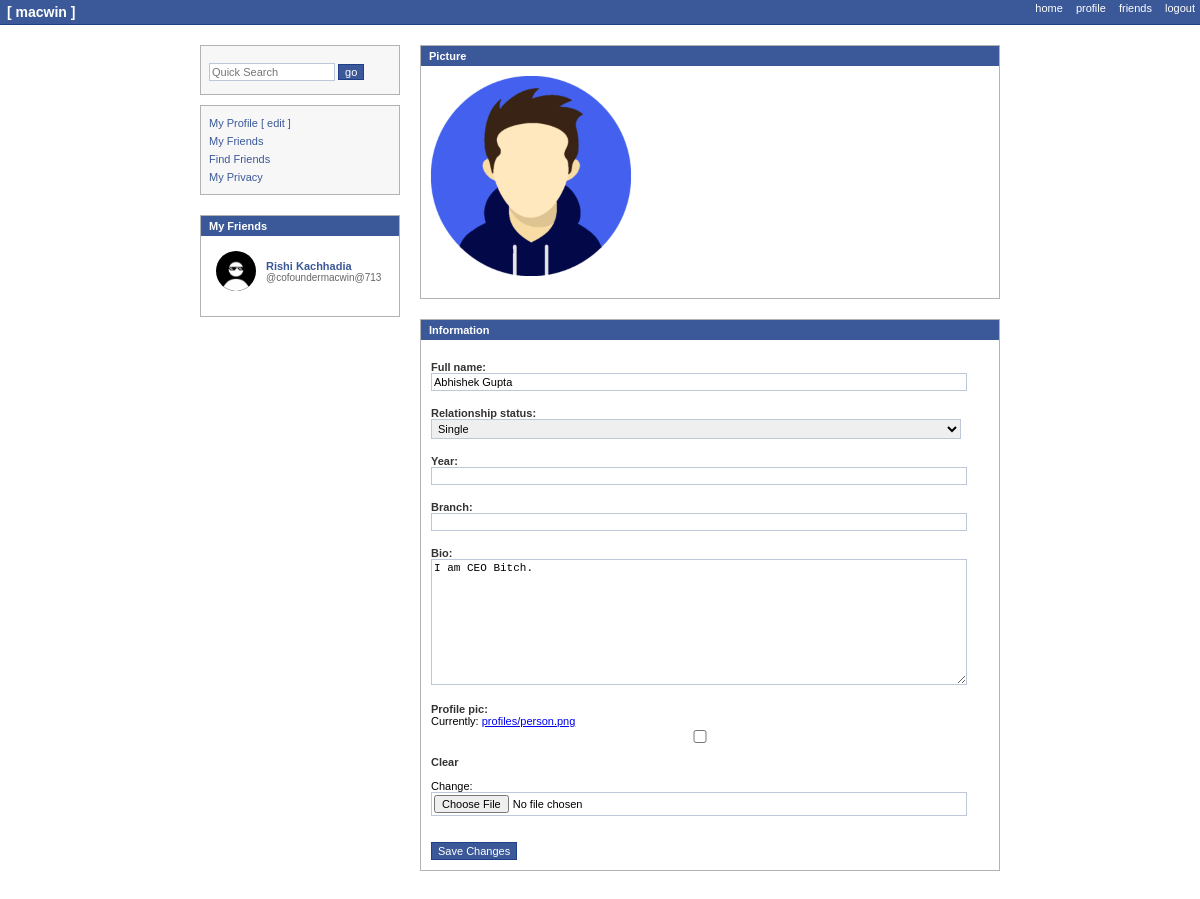
The app's page /profile/ (signed in) with its own data.
### chat/models.py (models this page shows, shortened)
class Profile(models.Model):
    RELATIONSHIP_CHOICES = [
        ('S', 'Single'),
        ('R', 'In a Relationship'),
        ('C', "It's complicated"),
    ]
    user = models.OneToOneField(User, on_delete=models.CASCADE)
    full_name = models.CharField(max_length=100)
    branch = models.CharField(max_length=50, blank=True)
    year = models.CharField(max_length=10, blank=True)
    bio = models.TextField(blank=True)
    profile_pic = models.ImageField(upload_to='profiles/', blank=True, null=True)
    relationship_status = models.CharField(max_length=1, choices=RELATIONSHIP_CHOICES, blank=True)

### chat/views.py (the view)
# urls.py: path('profile/', views.profile_view, name='profile'),
@login_required
def profile_view(request):
    try:
        profile = request.user.profile
    except Profile.DoesNotExist:
        return redirect('complete_profile', user_id=request.user.id)
    if request.method == 'POST':
        form = ProfileForm(request.POST, request.FILES, instance=profile)
        if form.is_valid():
            form.save()
            messages.success(request, "Profile updated!")
    else:
        form = ProfileForm(instance=profile)
    friends = get_user_friends(request.user)
    return render(request, 'chat/profile.html', {
        'form': form,
        'friends': friends
    })

### chat/forms.py
class ProfileForm(forms.ModelForm):
    class Meta:
        model = Profile
        fields = ['full_name', 'relationship_status', 'year', 'branch', 'bio', 'profile_pic']

### chat/context_processors.py (called while the page is built)
def notifications_processor(request):
    if request.user.is_authenticated:
        unread_notifications = Notification.objects.filter(user=request.user, is_read=False)
        return {'unread_notifications': unread_notifications}
    return {'unread_notifications': []}

### chat/views.py (called while the page is built)
def get_user_friends(user):
    sent_requests = FriendRequest.objects.filter(from_user=user, is_accepted=True)
    received_requests = FriendRequest.objects.filter(to_user=user, is_accepted=True)
    friends = [req.to_user for req in sent_requests] + [req.from_user for req in received_requests]
    return friends

### chat/templates/chat/profile.html (shortened to what this page needs)
<!DOCTYPE html>
<html lang="en">
<head>
</head>
<body>
  <div class="header">
    <h1>[ macwin ]</h1>
    <div class="header-links">
      <a href="{% url 'index' %}">home</a>
      <a href="{% url 'profile' %}">profile</a>
      <a href="{% url 'friends' %}">friends</a>
      <a href="{% url 'logout' %}">logout</a>
    </div>
  </div>
  <div class="container">
    <div class="sidebar">
      <div class="quick-search">
        <input type="text" placeholder="Quick Search">
        <button>go</button>
      </div>
      <div class="nav-links">
        <a href="{% url 'profile' %}">My Profile [ edit ]</a>
        <a href="{% url 'friends' %}">My Friends</a>
        <a href="{% url 'find_friends' %}">Find Friends</a>
        <a href="{% url 'privacy_settings' %}">My Privacy</a>
      </div>
      <div class="profile-section" style="margin-top: 20px;">
        <div class="section-header">My Friends</div>
        <div class="section-content">
          {% if friends %}
            {% for friend in friends %}
              <div class="friend-item" style="display: flex; align-items: center; margin-bottom: 10px; padding: 5px;">
                {% if friend.profile.profile_pic %}
                  <img src="{{ friend.profile.profile_pic.url }}" alt="{{ friend.username }}" style="width: 40px; height: 40px; border-radius: 50%; margin-right: 10px;">
                {% else %}
                  <div style="width: 40px; height: 40px; border-radius: 50%; background: #ddd; margin-right: 10px;"></div>
                {% endif %}
                <div>
                  <a href="{% url 'user_profile' friend.id %}" style="color: #3b5998; text-decoration: none; font-weight: bold;">
                    {{ friend.profile.full_name }}
                  </a>
                  <div style="color: #666; font-size: 10px;">@{{ friend.username }}</div>
                </div>
              </div>
            {% endfor %}
          {% else %}
            <p style="color: #666; text-align: center;">No friends yet</p>
            <a href="{% url 'find_friends' %}" style="display: block; text-align: center; color: #3b5998; text-decoration: none; margin-top: 5px;">Find Friends</a>
          {% endif %}
        </div>
      </div>
    </div>
    <div class="main-content">
      <div class="profile-section">
        <div class="section-header">Picture</div>
        <div class="section-content">
          {% if user.profile.profile_pic %}
            <img src="{{ user.profile.profile_pic.url }}" alt="Profile Picture" class="profile-pic">
          {% endif %}
        </div>
      </div>
      <div class="profile-section">
        <div class="section-header">Information</div>
        <div class="section-content">
          <form method="post" enctype="multipart/form-data">
            {{ form.as_p }}
            <button type="submit">Save Changes</button>
          </form>
        </div>
      </div>
    </div>
  </div>
</body>
</html>

### chat/templates/chat/profile.html (style rules this page uses)
body { margin: 0; padding: 0; font-family: "Tahoma", "Verdana", sans-serif; background-color: #fff; font-size: 11px; }
.header { background-color: #3b5998; padding: 2px 5px; color: white; border-bottom: 1px solid #1d4088; }
.header h1 { margin: 0; font-size: 14px; padding: 2px; }
.header-links { float: right; margin-top: -20px; }
.header-links a { color: white; text-decoration: none; margin-left: 10px; font-size: 11px; }
.container { width: 800px; margin: 20px auto; display: flex; }
.sidebar { width: 200px; margin-right: 20px; }
.quick-search { border: 1px solid #b3b3b3; padding: 8px; margin-bottom: 10px; background: #f7f7f7; }
.quick-search input { width: 120px; padding: 2px; font-size: 11px; border: 1px solid #bdc7d8; }
.quick-search button { padding: 1px 6px; font-size: 11px; background: #3b5998; color: white; border: 1px solid #1d4088; cursor: pointer; }
.nav-links { border: 1px solid #b3b3b3; padding: 8px; background: #f7f7f7; }
.nav-links a { display: block; color: #3b5998; text-decoration: none; padding: 3px 0; }
.main-content { flex: 1; }
.profile-section { border: 1px solid #b3b3b3; margin-bottom: 20px; }
.section-header { background: #3b5998; color: white; padding: 4px 8px; font-weight: bold; }
.section-content { padding: 10px; background: white; }
.profile-pic { max-width: 200px; margin-bottom: 10px; }
input, select, textarea { width: 95%; padding: 2px; font-size: 11px; border: 1px solid #bdc7d8; margin-bottom: 5px; }
label { display: block; margin-top: 8px; color: #333; font-weight: bold; }
button { background-color: #3b5998; color: white; border: 1px solid #1d4088; padding: 2px 6px; cursor: pointer; font-size: 11px; margin-top: 10px; }

### records on screen
Profile: full_name "Abhishek Gupta", relationship_status "Single", bio "I am CEO Bitch."

### other values on screen
{{ friend.profile.full_name }} "Rishi Kachhadia"
{{ friend.username }} "cofoundermacwin@713"
